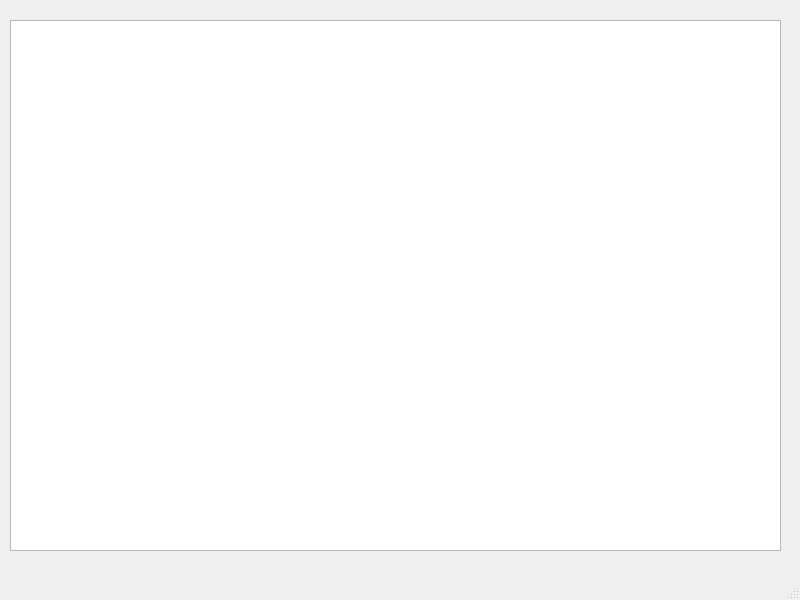
<?xml version="1.0" encoding="UTF-8"?>
<ui version="4.0">
 <class>MainWindow</class>
 <widget class="QMainWindow" name="MainWindow">
  <property name="geometry">
   <rect>
    <x>0</x>
    <y>0</y>
    <width>800</width>
    <height>600</height>
   </rect>
  </property>
  <property name="windowTitle">
   <string>MainWindow</string>
  </property>
  <widget class="QWidget" name="centralwidget">
   <widget class="QListView" name="listView">
    <property name="geometry">
     <rect>
      <x>10</x>
      <y>20</y>
      <width>771</width>
      <height>531</height>
     </rect>
    </property>
   </widget>
  </widget>
  <widget class="QMenuBar" name="menubar">
   <property name="geometry">
    <rect>
     <x>0</x>
     <y>0</y>
     <width>800</width>
     <height>22</height>
    </rect>
   </property>
  </widget>
  <widget class="QStatusBar" name="statusbar"/>
 </widget>
 <resources/>
 <connections/>
</ui>
